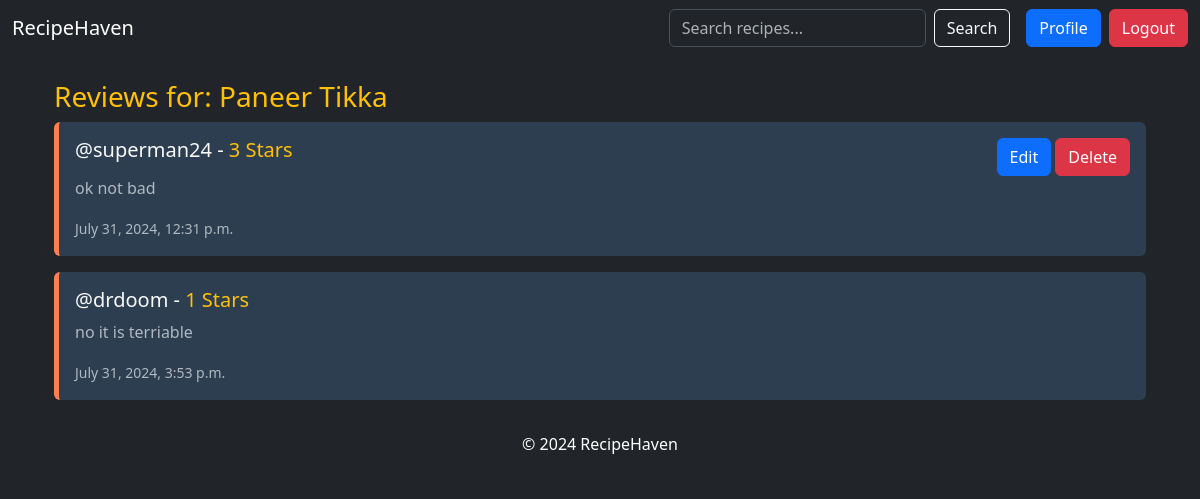
The page /7/create_review/ (signed in) on the database its author committed.
### recipes/models.py (models this page shows, shortened)
class Recipe(models.Model):
    CATEGORY_CHOICES = [
        ("vegetarian", "Vegetarian"),
        ("non-vegetarian", "Non-Vegetarian"),
    ]
    user = models.ForeignKey(User, on_delete=models.CASCADE)
    title = models.TextField(max_length=70)
    description = models.TextField(max_length=220)
    ingredients = models.TextField(max_length=350)
    steps_to_cook = models.TextField(max_length=700)
    photo = models.ImageField(upload_to="photos/", blank=True, null=True)
    category = models.CharField(
        max_length=20, choices=CATEGORY_CHOICES, default="vegetarian"
    )
    created_at = models.DateTimeField(auto_now_add=True)
    updated_at = models.DateTimeField(auto_now=True)

class Review(models.Model):
    RATING_CHOICES = [
        (1, "1 Star"),
        (2, "2 Stars"),
        (3, "3 Stars"),
        (4, "4 Stars"),
        (5, "5 Stars"),
    ]
    user = models.ForeignKey(User, on_delete=models.CASCADE)
    recipe = models.ForeignKey(Recipe, on_delete=models.CASCADE)
    rating = models.IntegerField(choices=RATING_CHOICES, default=1)
    comment = models.TextField(max_length=240)
    created_at = models.DateTimeField(auto_now_add=True)
    updated_at = models.DateTimeField(auto_now=True)
    class Meta:
        unique_together = ("recipe", "user")

### recipes/views.py (the view)
# urls.py: path("<int:recipe_id>/create_review/", views.create_review, name="create_review"),
@login_required
def create_review(request, recipe_id):
    recipe = get_object_or_404(Recipe, pk=recipe_id)
    review_list = Review.objects.filter(recipe=recipe)
    user_review_exists = review_list.filter(user=request.user).exists()
    if request.method == "POST":
        form = ReviewForm(request.POST)
        if form.is_valid():
            review = form.save(commit=False)
            review.recipe = recipe
            review.user = request.user
            review.save()
            return render(request, "recipe/recipe_detail.html", {"recipe": recipe})
    else:
        form = ReviewForm()
    return render(
        request,
        "reviews/review_form.html",
        {
            "recipe": recipe,
            "form": form,
            "review_list": review_list,
            "user_review_exists": user_review_exists,
        },
    )

### recipes/forms.py
class ReviewForm(forms.ModelForm):
    class Meta:
        model = Review
        fields = ["rating", "comment"]
        widgets = {
            "rating": forms.Select(
                attrs={
                    "class": "form-control",
                }
            ),
            "comment": forms.Textarea(
                attrs={
                    "placeholder": "Enter Comment here",
                    "class": "form-control w-100",
                    "style": "height: 110px;",
                }
            ),
        }

### recipes/templates/reviews/review_form.html (shortened to what this page needs)
{% extends "layout.html" %}
{% block content %}
<div class="container">
    <h3 class="mt-4 text-warning">Reviews for: {{ recipe.title }}</h3>
    {% if review_list %}
        {% for review in review_list %}
            <div class="review mb-3 p-3 rounded" style="background-color: #2c3e50; border-left: 5px solid #ff7f50;">
               <div class="d-flex justify-content-between">
                    <h5 class="text-light">@{{ review.user.username }} - <span class="text-warning">{{ review.rating }} Stars</span>                     </h5>
                    {% if review.user == user %}
                        <div>
                            <a href="{% url 'edit_review' review.id %}" class="btn btn-primary">Edit</a>
                            <a href="{% url 'delete_review' review.id %}" class="btn btn-danger">Delete</a>
                        </div>
                    {% endif %}
                </div>
                <p class="text-muted">{{ review.comment }}</p>
                <small class="text-muted">{{ review.created_at|date:"F j, Y, g:i a" }}</small>
            </div>
        {% endfor %}
    {% else %}
        <p class="text-muted">No reviews yet.</p>
    {% endif %}
</div>
{% endblock %}

### rows shown on the page
Recipe: title "Paneer Tikka"
Review: user.username "superman24", rating "3", shows "Edit", comment "ok not bad", created_at "July 31, 2024, 12:31 p.m."
Review: user.username "drdoom", rating "1", comment "no it is terriable", created_at "July 31, 2024, 3:53 p.m."
